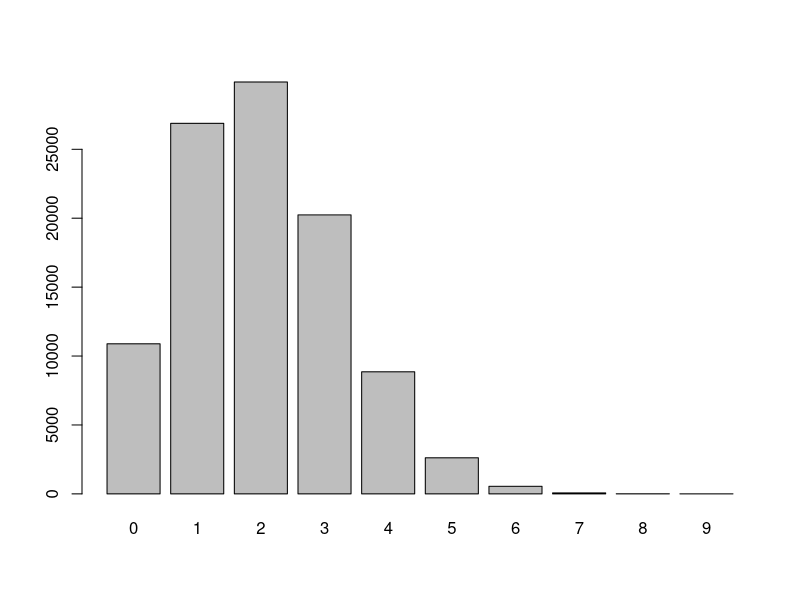

The R source for this figure:
## ---- chunk 1
barplot(table(rbinom(100000,10,0.2)))
